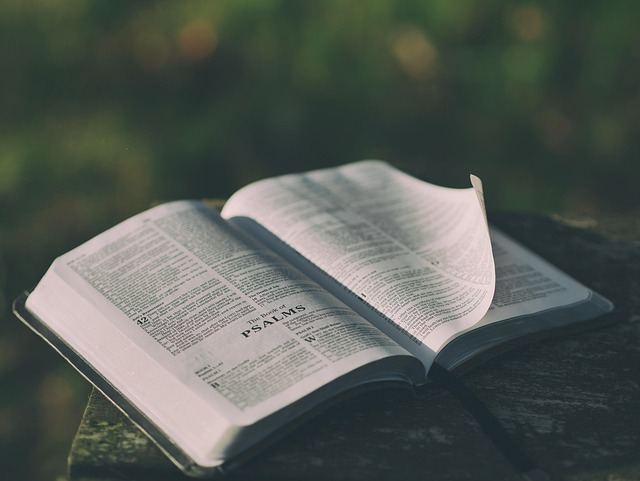
#> input picture opencv/book.jpg, 640 x 481 px; the run also reads 3 pictures not shown here
$ jupyter execute --allow-errors '이미지변형_260326.ipynb'
#> lines starting #> are read from the running program, lines starting #| are printed output that depends on the picture; after the words box and inside, x2 and y2 are one past the last pixel; in counts of white or black regions, pixels touching at a corner belong together
### 이미지 변형(이진화)

[cell 1]
import cv2
img = cv2.imread('book.jpg', cv2.IMREAD_GRAYSCALE)
#> img: shape (481, 640); min 10, max 239, mean 88.6

cv2.imshow('book', img)
cv2.waitKey(0)
cv2.destroyAllWindows()

- 임계값(Threshold)

[cell 2]
import cv2
img = cv2.imread('book.jpg', cv2.IMREAD_GRAYSCALE)

ret, binary = cv2.threshold(img, 127, 255, cv2.THRESH_BINARY)
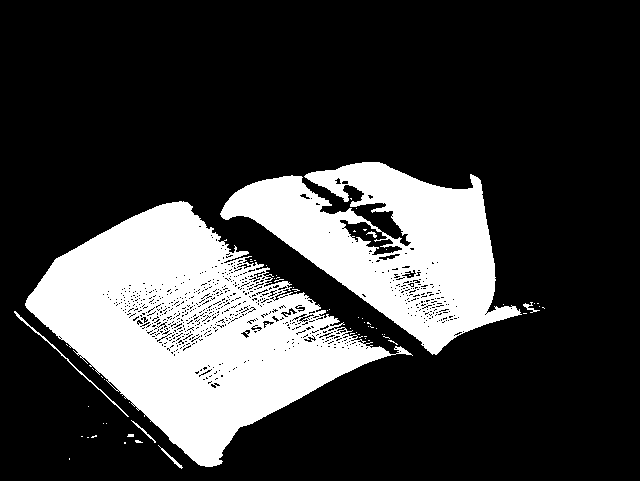
#> binary: shape (481, 640); 23.8% white; 65 white regions (58 under 20 px), largest, box (x1, y1, x2, y2) and area: (25, 201, 413, 467) 45782, (220, 162, 522, 355) 26863, (14, 311, 129, 417) 263

cv2.imshow('img', img)
cv2.imshow('binary', binary)
cv2.waitKey(0)
cv2.destroyAllWindows()

[cell 3]
import cv2
img = cv2.imread('book.jpg', cv2.IMREAD_GRAYSCALE)

def evt(val):
    # print(val)
    pass

name = 'Trackbar'
cv2.namedWindow(name)

cv2.createTrackbar('threshold', name, 127, 255, evt)

while True:
    thresh = cv2.getTrackbarPos('threshold', name)
    ret, binary = cv2.threshold(img, thresh, 255, cv2.THRESH_BINARY)
#> ret = 127

    if not ret:
        break

    cv2.imshow('img', img)
    cv2.imshow(name, binary)
    if cv2.waitKey(1) == ord('q'):
#> (key q is pressed here)
        break

cv2.destroyAllWindows()

[cell 4]
import cv2
img = cv2.imread('test.png', cv2.IMREAD_GRAYSCALE)
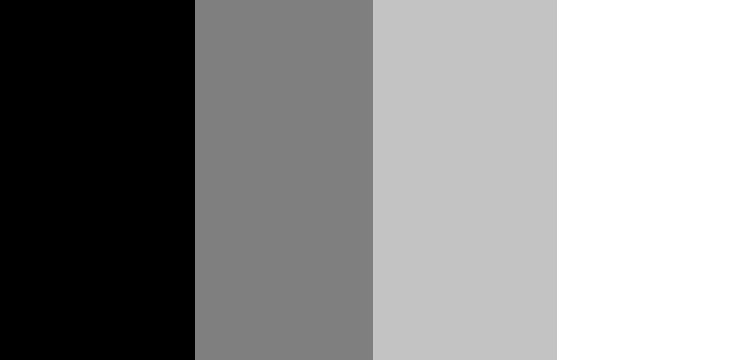
#> input picture opencv/test.png, 740 x 360 px
#> img is the input picture: shape (360, 740); min 0, max 255, mean 142.1

def evt(val):
    # print(val)
    pass

name = 'Trackbar'
cv2.namedWindow(name)

cv2.createTrackbar('threshold', name, 127, 255, evt)

while True:
    thresh = cv2.getTrackbarPos('threshold', name)
    ret, binary = cv2.threshold(img, thresh, 255, cv2.THRESH_BINARY)
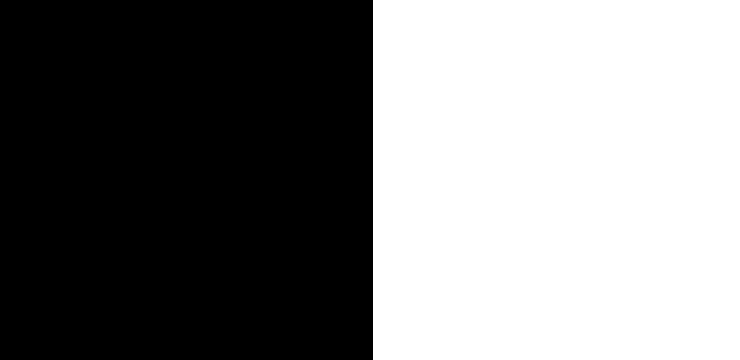
#> binary: shape (360, 740); 49.6% white; 1 white region, box (x1, y1, x2, y2) and area: (373, 0, 740, 360) 132120

    if not ret:
        break

    cv2.imshow('img', img)
    cv2.imshow(name, binary)
    if cv2.waitKey(1) == ord('q'):
#> (key q is pressed here)
        break

cv2.destroyAllWindows()

- Adaptive Threshold

[cell 5]
import cv2
img = cv2.imread('book3.jpg', cv2.IMREAD_GRAYSCALE)
#> img: shape (1442, 1920); min 0, max 255, mean 88.7

def evt(val):
    # print(val)
    pass

name = 'Trackbar'
cv2.namedWindow(name)

# cv2.createTrackbar('threshold', name, 127, 255, evt)
cv2.createTrackbar('block_size', name, 25, 100, evt)
# block_size의 값은 1보다 큰 홀수
cv2.createTrackbar('c', name, 3, 10, evt)

while True:
    block_size = cv2.getTrackbarPos('block_size', name)
    c = cv2.getTrackbarPos('c', name)

    if block_size <= 1:
        block_size = 3

    if block_size % 2 == 0:
        block_size += 1

    binary = cv2.adaptiveThreshold(img, 255, cv2.ADAPTIVE_THRESH_MEAN_C, cv2.THRESH_BINARY, block_size, c)
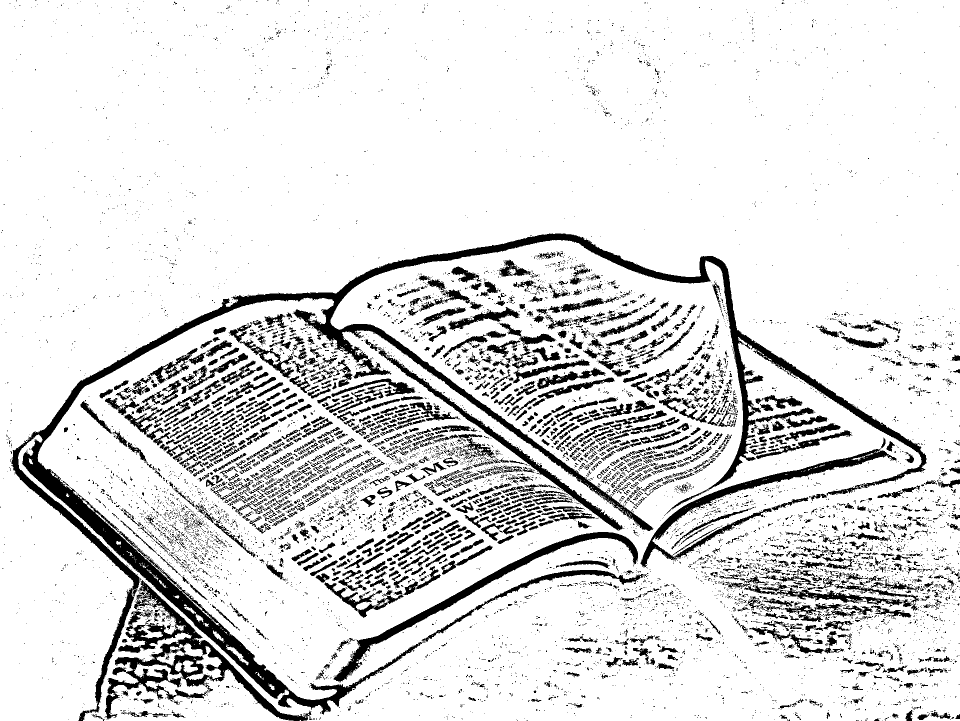
#> binary: shape (1442, 1920) (shown at 1/2 size); 87% white; 9200 black regions (7601 under 20 px), largest, box (x1, y1, x2, y2) and area: (23, 467, 1853, 1442) 85608, (209, 1159, 623, 1442) 19077, (1281, 898, 1794, 1134) 10461

    # cv2.imshow('img', img)
    cv2.imshow(name, binary)
    if cv2.waitKey(1) == ord('q'):
#> (key q is pressed here)
        break

cv2.destroyAllWindows()

- 오츠(otsu) : 최적의 임계값을 찾아주는 알고리즘

[cell 6]
import cv2
img = cv2.imread('book2.jpg', cv2.IMREAD_GRAYSCALE)
#> img: shape (961, 1280); min 0, max 255, mean 88.6

ret, binary = cv2.threshold(img, 127, 255, cv2.THRESH_BINARY)
#> binary: shape (961, 1280); 23.7% white; 173 white regions (157 under 20 px), largest, box (x1, y1, x2, y2) and area: (51, 402, 795, 933) 182513, (441, 323, 1044, 710) 106688, (28, 622, 257, 833) 1026
ret, otsu = cv2.threshold(img, -1, 255, cv2.THRESH_BINARY | cv2.THRESH_OTSU)
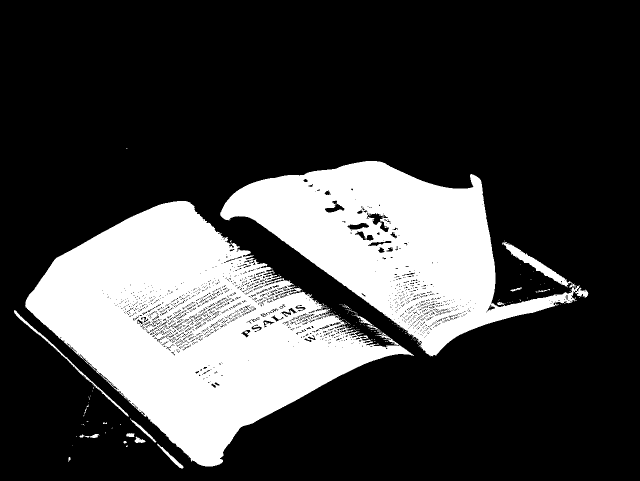
#> otsu: shape (961, 1280) (shown at 1/2 size); 25.6% white; 178 white regions (159 under 20 px), largest, box (x1, y1, x2, y2) and area: (50, 402, 828, 933) 188999, (440, 322, 1177, 713) 119969, (1004, 484, 1153, 576) 2220
#> ret = 116
print('otsu : ', ret)
#| otsu :  116.0

cv2.imshow('img', img)
cv2.imshow('binary', binary)
cv2.imshow('otsu', otsu)
cv2.waitKey(0)
cv2.destroyAllWindows()

### 이미지 노이즈 제거
- dilate(팽창) : 흰색을 팽창해서 노이즈 제거

[cell 7]
import numpy as np

kernel = np.ones((3,3), dtype=np.uint8)
kernel

[cell 8]
import cv2
img = cv2.imread('dilate.png', cv2.IMREAD_GRAYSCALE)
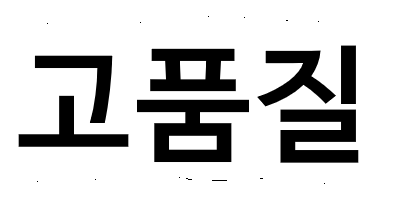
#> input picture opencv/dilate.png, 400 x 200 px
#> img is the input picture: shape (200, 400); min 0, max 255, mean 204.4
dilate1 = cv2.dilate(img, kernel, iterations=1)
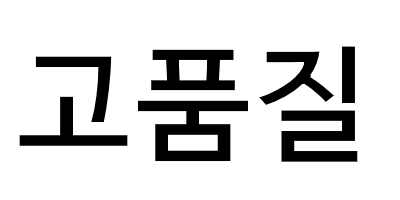
#> dilate1: shape (200, 400); min 0, max 255, mean 213
dilate2 = cv2.dilate(img, kernel, iterations=2)
dilate3 = cv2.dilate(img, kernel, iterations=3)
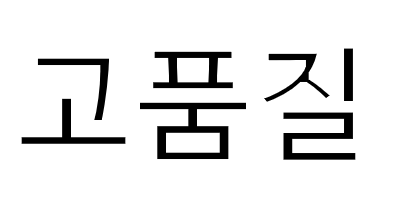
#> dilate3: shape (200, 400); min 0, max 255, mean 229.4

cv2.imshow('img', img)
cv2.imshow('dilate1', dilate1)
cv2.imshow('dilate2', dilate2)
cv2.imshow('dilate3', dilate3)

cv2.waitKey(0)
cv2.destroyAllWindows()
cv2.waitKey(1)

- erode(침식) : 흰색을 깍아서 노이즈 제거

[cell 9]
import cv2
img = cv2.imread('erode.png', cv2.IMREAD_GRAYSCALE)
erode1 = cv2.erode(img, kernel, iterations=1)
erode2 = cv2.erode(img, kernel, iterations=2)
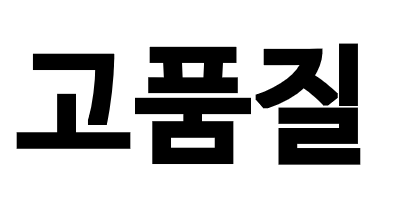
#> erode2: shape (200, 400); min 0, max 255, mean 187.3
erode3 = cv2.erode(img, kernel, iterations=3)
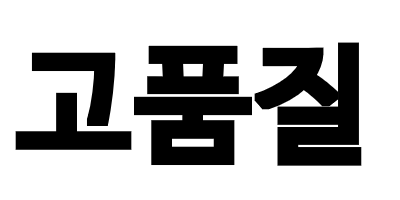
#> erode3: shape (200, 400); min 0, max 255, mean 178.5

cv2.imshow('img', img)
cv2.imshow('erode1', erode1)
cv2.imshow('erode2', erode2)
cv2.imshow('erode3', erode3)

cv2.waitKey(0)
cv2.destroyAllWindows()
cv2.waitKey(1)

- 이미지 변환 (열림 & 닫힘)
- 열림 : 침식 후 팽창. 노이즈를 깍아서 제거 한 후에 팽창
- 열림 : dilate(erode(image))

[cell 10]
import cv2
img = cv2.imread('erode.png', cv2.IMREAD_GRAYSCALE)
erode = cv2.erode(img, kernel, iterations = 1)
dilate = cv2.dilate(erode, kernel, iterations = 1)

cv2.imshow('img', img)
cv2.imshow('erode', erode)
cv2.imshow('dilate', dilate)

cv2.waitKey(0)
cv2.destroyAllWindows()
cv2.waitKey(1)

[cell 11]
import cv2
img = cv2.imread('dilate.png', cv2.IMREAD_GRAYSCALE)
dilate = cv2.dilate(img, kernel, iterations = 1)
erode = cv2.erode(dilate, kernel, iterations = 1)

cv2.imshow('img', img)
# cv2.imshow('dilate', dilate)
cv2.imshow('erode', erode)

cv2.waitKey(0)
cv2.destroyAllWindows()

### 이미지 검출 - 경계선
- Canny Edge Detection

[cell 12]
import cv2
img = cv2.imread('card2.jpg')
canny = cv2.Canny(img, 150, 200)

cv2.imshow('img', img)
cv2.imshow('canny', canny)
cv2.waitKey(0)
cv2.destroyAllWindows()
cv2.waitKey(1)

[cell 13]
img = cv2.imread('card2.jpg')
canny = cv2.Canny(img , 150, 200)

def evt(val):
    pass

name = 'Trackbar'
cv2.namedWindow(name)

cv2.createTrackbar('threshold1', name, 0, 255, evt)
cv2.createTrackbar('threshold2', name, 0, 255, evt)

while True:
    threshold1 = cv2.getTrackbarPos('threshold1', name)
    threshold2 = cv2.getTrackbarPos('threshold2', name)

    canny = cv2.Canny(img, threshold1, threshold2)

    cv2.imshow('img', img)
    cv2.imshow(name, canny)
    if cv2.waitKey(1) == ord('q'):
#> (key q is pressed here)
        break

cv2.destroyAllWindows()
cv2.waitKey(1)

[cell 14]
import cv2
img = cv2.imread('card2.jpg', cv2.IMREAD_GRAYSCALE)

def evt(val):
    # print(val)
    pass

name = 'Trackbar'
cv2.namedWindow(name)

cv2.createTrackbar('block_size', name, 25, 255, evt)

while True:
    block_size = cv2.getTrackbarPos('block_size', name)

    if block_size <= 1:
        block_size = 3

    if block_size % 2 == 0:
        block_size += 1

    binary = cv2.Canny(img, block_size, 255)

    # cv2.imshow('img', img)
    cv2.imshow(name, binary)
    if cv2.waitKey(1) == ord('q'):
#> (key q is pressed here)
